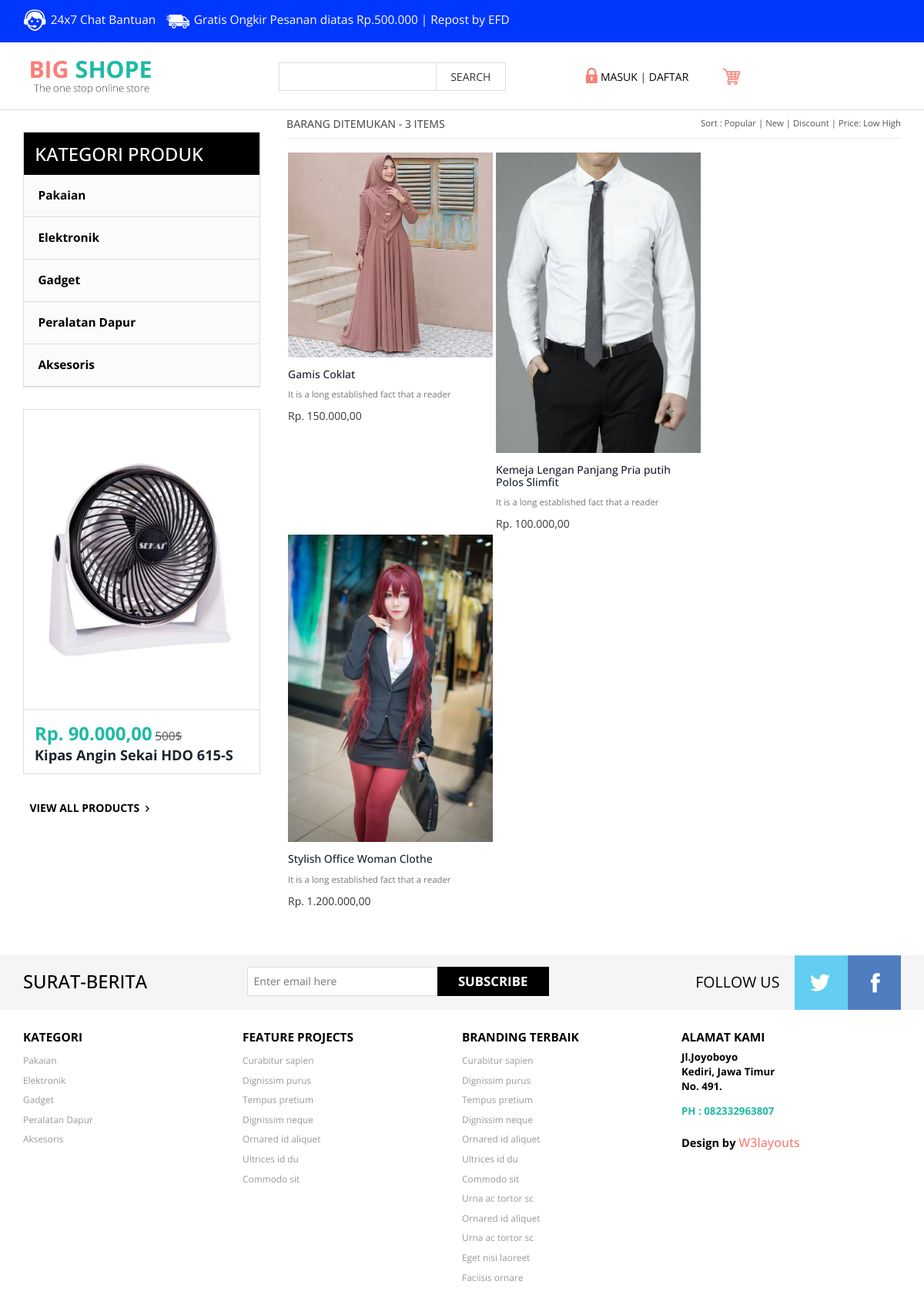
The page /product.php?id=4 on the database its author committed.
### tables this page shows
CREATE TABLE `tb_barang` (
  `kd_barang` int(11) NOT NULL,
  `nama` varchar(50) NOT NULL,
  `id_kategori` varchar(10) NOT NULL,
  `deskripsi` text NOT NULL,
  `jumlah_brg` int(11) NOT NULL,
  `headline` enum('Y','T') NOT NULL,
  `tgl_masuk` date NOT NULL,
  `hrg_jual` double NOT NULL,
  `terjual` int(11) NOT NULL,
  `foto` text NOT NULL,
  `stok_barang` int(5) NOT NULL
);

CREATE TABLE `tb_kategori` (
  `id_kategori` int(11) NOT NULL,
  `nama_kategori` varchar(50) NOT NULL
);

### config/functions.php (called while the page is built, shortened)
<?php
function base_url($url = null) {
	$base_url = 'http://localhost/toko-online/';
	if($url != null) {
		return $base_url . $url;
	} else {
		return $base_url;
	}
}

### product.php (the view, shortened to what this page needs)
<?php
require_once 'config/functions.php';
$idH = $_GET['id'];
$kategoriB = "SELECT * FROM tb_barang WHERE id_kategori = $idH";
?>
<!DOCTYPE html>
<html>
<head>
	<link href="css/bootstrap.css" rel="stylesheet" type="text/css" media="all" />
	<link href="css/style.css" rel="stylesheet" type="text/css" media="all" />
	<link href="paneladmin/lib/font-awesome/css/font-awesome.css" rel="stylesheet" />
</head>
<body>
	<div class="header">
		<div class="top-header">
			<div class="container">
				<div class="top-header-left">
					<ul class="support">
						<li><a href="#"><label> </label></a></li>
						<li><a href="#">24x7 Chat<span class="live"> Bantuan</span></a></li>
					</ul>
					<ul class="support">
						<li class="van"><a href="#"><label> </label></a></li>
						<li><a href="#">Gratis Ongkir <span class="live">Pesanan diatas Rp.500.000 | Repost by <a href='#' title='EFD' target='_blank'>EFD</a></span></a></li>
					</ul>
					<div class="clearfix"> </div>
				</div>
				<div class="top-header-right">
				</div>
				<div class="clearfix"> </div>
			</div>
		</div>
		<div class="bottom-header">
			<div class="container">
				<div class="header-bottom-left">
					<div class="logo">
						<a href="<?= base_url(); ?>"><img src="images/logo.png" alt=" " /></a>
					</div>
					<div class="search">
						<input type="text" value="" onfocus="this.value = '';" onblur="if (this.value == '') {this.value = '';}">
						<input type="submit" value="SEARCH">
					</div>
					<div class="clearfix"> </div>
				</div>
				<div class="header-bottom-right">
					<?php if (isset($_SESSION['username'])) : ?>
						<ul class="login">
							<li><a href="<?= base_url('paneladmin/index.php'); ?>"><span> </span>USER</a></li> |
							<li><a href="<?= base_url('paneladmin/logout.php'); ?>"><i class="fa fa-sign-out"></i> LOGOUT</a></li>
						</ul>
					<?php else : ?>
						<ul class="login">
							<li><a href="<?= base_url('paneladmin/index.php'); ?>"><span> </span>MASUK</a></li> |
							<li><a href="<?= base_url('paneladmin/index.php'); ?>">DAFTAR</a></li>
						</ul>
					<?php endif; ?>
					<div class="cart"><a href="<?= base_url('paneladmin/index.php'); ?>"><span> </span></a></div>
				</div>
			</div>
		</div>
	</div>
	<div class="container">
		<div class="women-product">
			<div class=" w_content">
				<div class="women">
					<?php
					$jmlH = mysqli_num_rows(mysqli_query($conn, $kategoriB));
					?>
					<h4>Barang Ditemukan - <span><?= $jmlH; ?> items</span> </h4>
					<ul class="w_nav">
						<li>Sort : </li>
						<li><a class="active" href="#">popular</a></li> |
						<li><a href="#">new </a></li> |
						<li><a href="#">discount</a></li> |
						<li><a href="#">price: Low High </a></li>
					</ul>
					<div class="clearfix"> </div>
				</div>
			</div>
			<div class="grid-product">
				<?php
				$id = $_GET['id'];
				$kategori = "SELECT * FROM tb_barang WHERE id_kategori = $id";
				$ktg = mysqli_query($conn, $kategori) or die(mysqli_error($conn));
				while ($rowT = mysqli_fetch_assoc($ktg)) {
				?>
					<div class="product-grid">
						<div class="content_box"><a href="single.php?id=<?= $rowT['kd_barang']; ?>">
								<div class="left-grid-view grid-view-left">
									<img src="paneladmin/modul/produk/img/<?= $rowT['foto']; ?>" class="img-responsive watch-right" alt="" />
							</a>
						</div>
						<h5><a href="single.php?id=<?= $rowT['kd_barang']; ?>"><?= $rowT['nama']; ?></a></h5>
						<p>It is a long established fact that a reader</p>
						Rp. <?= number_format($rowT['hrg_jual'], 2, ",", "."); ?>
					</div>
			</div>
		<?php }  ?>
		<div class="clearfix"> </div>
	<div class="sub-cate">
		<?php require_once 'menu.php'; ?>
	<div class="footer">
		<div class="footer-top">
			<div class="container">
				<div class="latter">
					<h6>SURAT-BERITA</h6>
					<div class="sub-left-right">
						<form>
							<input type="text" value="Enter email here" onfocus="this.value = '';" onblur="if (this.value == '') {this.value = 'Enter email here';}" />
							<input type="submit" value="SUBSCRIBE" />
						</form>
					</div>
				</div>
				<div class="latter-right">
					<p>FOLLOW US</p>
					<ul class="face-in-to">
						<li><a href="#"><span> </span></a></li>
						<li><a href="#"><span class="facebook-in"> </span></a></li>
					</ul>
					<div class="clearfix"> </div>
				</div>
			</div>
		</div>
		<div class="footer-bottom">
			<div class="container">
				<div class="footer-bottom-cate">
					<h6>KATEGORI</h6>
					<ul>
						<?php
						$menu = mysqli_query($conn, "SELECT * FROM tb_kategori") or die(mysqli_error($conn));
						while ($row = mysqli_fetch_assoc($menu)) { ?>
							<li><a href="product.php?id=<?= $row['id_kategori']; ?>"><?= $row['nama_kategori']; ?></a></li>
						<?php } ?>
					</ul>
				</div>
				<div class="footer-bottom-cate bottom-grid-cat">
					<h6>FEATURE PROJECTS</h6>
					<ul>
						<li><a href="#">Curabitur sapien</a></li>
						<li><a href="#">Dignissim purus</a></li>
						<li><a href="#">Tempus pretium</a></li>
						<li><a href="#">Dignissim neque</a></li>
						<li><a href="#">Ornared id aliquet</a></li>
						<li><a href="#">Ultrices id du</a></li>
						<li><a href="#">Commodo sit</a></li>
					</ul>
				</div>
				<div class="footer-bottom-cate">
					<h6>BRANDING TERBAIK</h6>
					<ul>
						<li><a href="#">Curabitur sapien</a></li>
						<li><a href="#">Dignissim purus</a></li>
						<li><a href="#">Tempus pretium</a></li>
						<li><a href="#">Dignissim neque</a></li>
						<li><a href="#">Ornared id aliquet</a></li>
						<li><a href="#">Ultrices id du</a></li>
						<li><a href="#">Commodo sit</a></li>
						<li><a href="#">Urna ac tortor sc</a></li>
						<li><a href="#">Ornared id aliquet</a></li>
						<li><a href="#">Urna ac tortor sc</a></li>
						<li><a href="#">Eget nisi laoreet</a></li>
						<li><a href="#">Faciisis ornare</a></li>
					</ul>
				</div>
				<div class="footer-bottom-cate cate-bottom">
					<h6>ALAMAT KAMI</h6>
					<ul>
						<li>Jl.Joyoboyo</li>
							<li>Kediri, Jawa Timur</li>
							<li>No. 491.</li>
							<li class="phone">PH : 082332963807</li>
							<li class="temp">
								<p class="footer-class">Design by <a href="http://w3layouts.com/" target="_blank">W3layouts</a> </p>
							</li>
					</ul>
				</div>
				<div class="clearfix"> </div>
			</div>
		</div>
	</div>
</body>
</html>

### menu.php (shortened to what this page needs)
<div class=" top-nav rsidebar span_1_of_left">
	<h3 class="cate">KATEGORI PRODUK</h3>
		<ul class="menu">
			<?php
			$menu = mysqli_query($conn, "SELECT * FROM tb_kategori") or die(mysqli_error($conn));
			while($row = mysqli_fetch_assoc($menu)) { ?>
				<li>
					<ul class="kid-menu">
						<li><a href="product.php?id=<?= $row['id_kategori']; ?>"><?= $row['nama_kategori']; ?></a></li>
					</ul>
				</li>
			<?php } ?>
		</ul>
</div>
		<?php
		$sidebarBrg = mysqli_query($conn, "SELECT * FROM tb_barang ORDER BY id_kategori LIMIT 1") or die(mysqli_error($conn));
		while($row = mysqli_fetch_assoc($sidebarBrg)) { ?>
					<div class="chain-grid menu-chain">
	   		     		<a href="single.php?id=<?= $row['kd_barang']; ?>&rl=<?= $row['id_kategori']; ?>"><img class="img-responsive chain" src="paneladmin/modul/produk/img/<?= $row['foto']; ?>" alt=" " /></a>
	   		     		<div class="grid-chain-bottom chain-watch">
		   		     		<span class="actual dolor-left-grid">Rp. <?= number_format($row['hrg_jual'],2,",","."); ?></span>
		   		     		<span class="reducedfrom">500$</span>
		   		     		<h6><a href="single.php?id=<?= $row['kd_barang']; ?>"><?= $row['nama']; ?></a></h6>
	   		     		</div>
	   		     	</div>
	   		     <?php } ?>
	   		     	 <a class="view-all all-product" href="product.html">VIEW ALL PRODUCTS<span> </span></a>
			</div>
	   		    <div class="clearfix"> </div>

### rows shown on the page
tb_barang: foto (picture), nama "Gamis Coklat", hrg_jual "150.000,00"
tb_barang: foto (picture), nama "Kemeja Lengan Panjang Pria putih Polos Slimfit", hrg_jual "100.000,00"
tb_barang: foto (picture), nama "Stylish Office Woman Clothe", hrg_jual "1.200.000,00"
tb_kategori: nama_kategori "Pakaian"
tb_kategori: nama_kategori "Elektronik"
tb_kategori: nama_kategori "Gadget"
tb_kategori: nama_kategori "Peralatan Dapur"
tb_kategori: nama_kategori "Aksesoris"
tb_barang: foto (picture), hrg_jual "90.000,00", nama "Kipas Angin Sekai HDO 615-S"

### other values the page prints
$jmlH "3"
